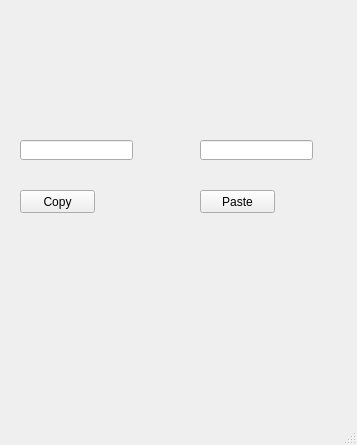
<?xml version="1.0" encoding="UTF-8"?>
<ui version="4.0">
 <class>MainWindow</class>
 <widget class="QMainWindow" name="MainWindow">
  <property name="geometry">
   <rect>
    <x>0</x>
    <y>0</y>
    <width>357</width>
    <height>445</height>
   </rect>
  </property>
  <property name="windowTitle">
   <string>MainWindow</string>
  </property>
  <widget class="QWidget" name="centralwidget">
   <widget class="QPushButton" name="pushButton">
    <property name="geometry">
     <rect>
      <x>20</x>
      <y>190</y>
      <width>75</width>
      <height>23</height>
     </rect>
    </property>
    <property name="text">
     <string>Copy</string>
    </property>
   </widget>
   <widget class="QLineEdit" name="lineEdit">
    <property name="geometry">
     <rect>
      <x>20</x>
      <y>140</y>
      <width>113</width>
      <height>20</height>
     </rect>
    </property>
   </widget>
   <widget class="QLineEdit" name="lineEdit_2">
    <property name="geometry">
     <rect>
      <x>200</x>
      <y>140</y>
      <width>113</width>
      <height>20</height>
     </rect>
    </property>
   </widget>
   <widget class="QPushButton" name="pushButton_2">
    <property name="geometry">
     <rect>
      <x>200</x>
      <y>190</y>
      <width>75</width>
      <height>23</height>
     </rect>
    </property>
    <property name="text">
     <string>Paste</string>
    </property>
   </widget>
  </widget>
  <widget class="QMenuBar" name="menubar">
   <property name="geometry">
    <rect>
     <x>0</x>
     <y>0</y>
     <width>357</width>
     <height>21</height>
    </rect>
   </property>
  </widget>
  <widget class="QStatusBar" name="statusbar"/>
 </widget>
 <resources/>
 <connections>
  <connection>
   <sender>pushButton</sender>
   <signal>clicked()</signal>
   <receiver>lineEdit</receiver>
   <slot>selectAll()</slot>
   <hints>
    <hint type="sourcelabel">
     <x>56</x>
     <y>217</y>
    </hint>
    <hint type="destinationlabel">
     <x>74</x>
     <y>172</y>
    </hint>
   </hints>
  </connection>
  <connection>
   <sender>pushButton</sender>
   <signal>released()</signal>
   <receiver>lineEdit</receiver>
   <slot>copy()</slot>
   <hints>
    <hint type="sourcelabel">
     <x>29</x>
     <y>225</y>
    </hint>
    <hint type="destinationlabel">
     <x>52</x>
     <y>173</y>
    </hint>
   </hints>
  </connection>
  <connection>
   <sender>pushButton_2</sender>
   <signal>clicked()</signal>
   <receiver>lineEdit_2</receiver>
   <slot>paste()</slot>
   <hints>
    <hint type="sourcelabel">
     <x>239</x>
     <y>221</y>
    </hint>
    <hint type="destinationlabel">
     <x>234</x>
     <y>171</y>
    </hint>
   </hints>
  </connection>
 </connections>
</ui>
